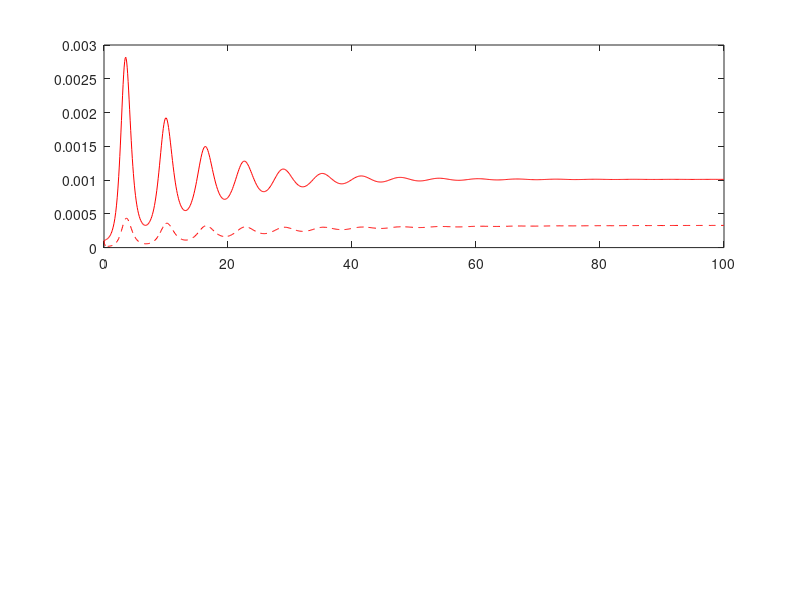

This chart was generated by the following MATLAB code: (Note: this script raises an error after producing the figure.)
function [t,SC,IC,SA,IA] = Program_3_3_SIS(beta,gamma,~,mu,S0,I0, MaxTime)
%
% 
%
% Program_3_3( beta, gamma, LC, mu, S0, I0, MaxTime)
%      This is the MATLAB version of program 3.3 from page 79 of 
% "Modeling Infectious Disease in humans and animals" 
% by Keeling & Rohani.
% 
% It is the SIR model with two different age-groups.
% Note we do not explicitly model the recovered classes.
%
% mu, S0 and I0 are all vectors.


% Sets up default parameters if necessary.
if nargin == 0
   beta=[100 10; 10 20];
   gamma=10;
   lC=0.066667;
   mu=[0 0.0166667];
   S0=[0.1 0.1];
   I0=[0.0001 0.0001];
   MaxTime=100;
end

nC=mu(2)/(lC+mu(2));
n=[nC 1-nC];

nu=(lC+mu(2))*nC;


% Checks all the parameters are valid

for a=1:2

    if I0(a)<0
        error('Initial level of infection in age-group %d (%g) is less than zero',a,I0(a));
    end
    if S0(a)<0
        error('Initial level of susceptibles in age-group %d (%g) is less than zero',a,S0(a));
    end
    if mu(a)<0
        error('Death rate in age-group %d (%g) is less than zero',a,mu(a));
    end
    if I0(a)>n(a)
        error('Initial level of infection in age-group %d (%g) is greater than calculated group size (%g)',a,I0(a),n(a));
    end
    if S0(a)>n(a)
        error('Initial level of susceptibles in age-group %d (%g) is greater than calculated group size (%g)',a,S0(a),n(a));
    end
    if S0(a)+I0(a)>n(a)
        error('Initial level of infecteds + susceptibles in age-group %d (%g) is greater than calculated group size (%g)',a,I0(a)+S0(a),n(a));
    end
end

if ~isempty(find(beta<0, 1)) 
    error('Transmission rate beta ([%g %g; %g %g]) is less than zero',beta(1,1),beta(1,2),beta(2,1),beta(2,2));
end
    
if gamma<=0 
    error('Recovery rate gamma (%g) is less than or equal to zero',gamma);
end
    
if MaxTime<=0 
    error('Maximum run time (%g) is less than or equal to zero',MaxTime);
end
    
if beta(1,2)~=beta(2,1)
    warning('Transmission rate beta ([%g %g; %g %g]) is not symmetric',beta(1,1),beta(1,2),beta(2,1),beta(2,2));

end

% The main iteration 
options = odeset('RelTol', 1e-5);
[t, pop]=ode45(@Diff_3_3,[0 MaxTime],[S0(1) I0(1) S0(2) I0(2)],options,[reshape(beta,1,4) gamma lC reshape(mu,1,2)]);

SC=pop(:,1); IC=pop(:,2);
SA=pop(:,3); IA=pop(:,4);

% plots the graphs with scaled colours
subplot(2,1,1)
h=plot(t,IC,'-r',t,IA,'--r'); 
legend(h,'Children','Adults');
xlabel 'Time';
ylabel 'Infectious'

subplot(2,1,2) 
h=plot(t,SC,'-g',t,SA,'--g'); 
legend(h,'Children','Adults',2);
xlabel 'Time';
ylabel 'Susceptibles'


% Calculates the differential rates used in the integration.
function dPop=Diff_3_3(~,pop, parameter)

beta=reshape(parameter(1:4),2,2);  gamma=parameter(5); lC=parameter(6); mu=parameter(7:8);
nC=mu(2)/(lC+mu(2));
nu=(lC+mu(2))*nC;

SC=pop(1); IC=pop(2); SA=pop(3); IA=pop(4);

dPop=zeros(4,1);

dPop(1)=nu - (beta(1,1)*IC+beta(1,2)*IA)*SC - mu(1)*SC - lC*SC;
dPop(2)=(beta(1,1)*IC+beta(1,2)*IA)*SC - gamma*IC - mu(1)*IC - lC*IC;
dPop(3)=lC*SC-(beta(2,1)*IC+beta(2,2)*IA)*SA - mu(2)*SA;
dPop(4)=lC*IC+(beta(2,1)*IC+beta(2,2)*IA)*SA - gamma*IA - mu(2)*IA;



